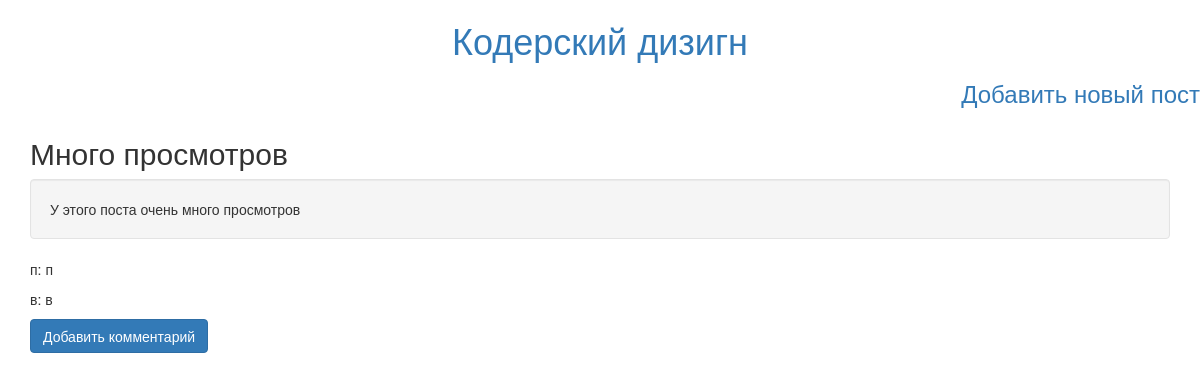
The app's page /post/2/ with its own data.
### blog_platform/models.py (models this page shows, shortened)
class Post(models.Model):
    title = models.CharField(u'Тема', max_length=255)
    text = models.TextField(u'Текст')
    views_count = models.IntegerField(u'Число просмотров', default=0)
    creation_date = models.DateTimeField(u'Дата создания', auto_now_add=True)
    is_hidden = models.BooleanField(default=False)
    def add_view(self):
        self.views_count += 1
        self.save()
    class Meta:
        verbose_name = 'Пост'
        verbose_name_plural = 'Посты'

class Comment(models.Model):
    post = models.ForeignKey(Post, on_delete=models.PROTECT)
    author_nick = models.CharField(u'Автор', max_length=255)
    text = models.TextField(u'Текст')
    creation_date = models.DateTimeField(u'Дата создания', auto_now_add=True)
    class Meta:
        verbose_name = 'Комментарий'
        verbose_name_plural = 'Комментарии'

### blog_platform/views.py (the view)
# urls.py: path('post/<int:pk>/', views.PostsView.as_view()),
class PostsView(DetailView):
    model = Post
    template_name = 'post.html'
    def get_context_data(self, **kwargs):
        context = super().get_context_data(**kwargs)
        comments = Comment.objects.filter(post=context['post'].pk).order_by('creation_date')
        context['comments'] = comments
        context['comment_add_url'] = "/post/{}/add_comment".format(context['post'].id)
        Post.objects.get(pk=context['post'].pk).add_view()
        return context

### blog_platform/templates/post.html
{% extends 'base.html' %}
{% block content%}
<h2>{{ post.title }}</h2>
<div class="well">
	{{ post.text }}
</div>
{% for comment in comments %}
<p>
	{{ comment.author_nick }}: {{ comment.text }}
</p>
{% endfor %}
<a href="{{ comment_add_url }}" type="button" class="btn btn-primary">Добавить комментарий</a>
{% endblock %}

### records on screen
Post: title "Много просмотров", text "У этого поста очень много просмотров"
Comment: author_nick "п", text "п"
Comment: author_nick "в", text "в"
